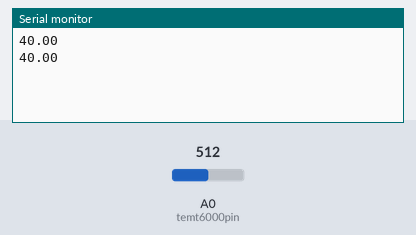
This sketch was run on a simulated Arduino Uno, built with avr-gcc and run on an emulated ATmega328P. Shown: the last lines printed to the serial monitor. The test bench sets the inputs (shaded band); at power-on: A0 (temt6000pin) = 512.

Above: at 1.8 s.
1.9 s: A0 (temt6000pin) set to 716
At 2.4 s:
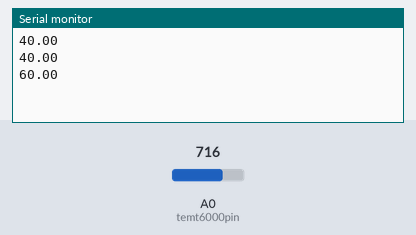
3.4 s: A0 (temt6000pin) set to 900
At 4.8 s:
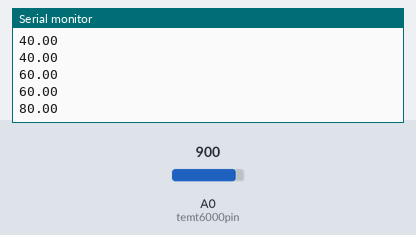
Timing chart, 0 to 6.4 s (numbered marks = the images above; inputs shaded):
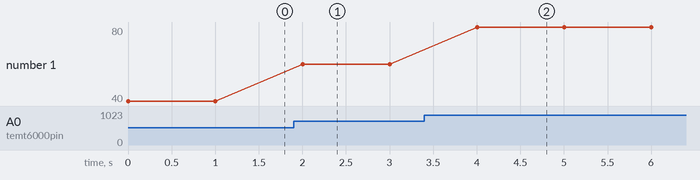

The sketch:

temt6000_light.ino
```cpp
// Ambient Light Sensor
#define temt6000pin A0
//int temt6000pin = A0;

void setup() {
  // put your setup code here, to run once:
  pinMode(temt6000pin, INPUT);
  Serial.begin(9600);
}

void loop() {
  // put your main code here, to run repeatedly:

  /*float reading = analogRead(temt6000pin); //Read light level
  delay(500);

  float square_ratio = reading / 1023.0;      //Get percent of maximum value (1023)
  square_ratio = pow(square_ratio, 2.0);      //Square to make response more obvious

  //analogWrite(LEDPIN, 255.0 * square_ratio);  //Adjust LED brightness relatively
  Serial.println(reading);
  */

  /*float ambient_read = analogRead(A0);
  float light_percent = ambient_read/1023;      //percentage
  light_percent = pow(light_percent, 2.0);      //equate

  Serial.println(light_percent);
  */


  /*int light_val = analogRead(temt6000pin);
  float light = light_val * 0.0976;// percentage calculation

  float lux = light_val * 0.9765625;  // 1000/1024
  Serial.println(lux);
  delay(500);
  *///working

  float volts = analogRead(A0) * 5 / 1024;
  float amps  = volts / 10000;              //across 10,000 ohms
  float microamps = amps * 100000;          //1,000,000
  float lux   = microamps * 2;
  Serial.println(lux);
  delay(1000);
}
```

Measured:
- after the input at 1.9 s, the serial monitor: prints a new line after 0.10 s (image 1)
- after the input at 3.4 s, the serial monitor: prints a new line after 0.60 s (image 2)
- plotted number 1: 40 → 60 after the input at 1.9 s, 60 → 80 after the input at 3.4 s
